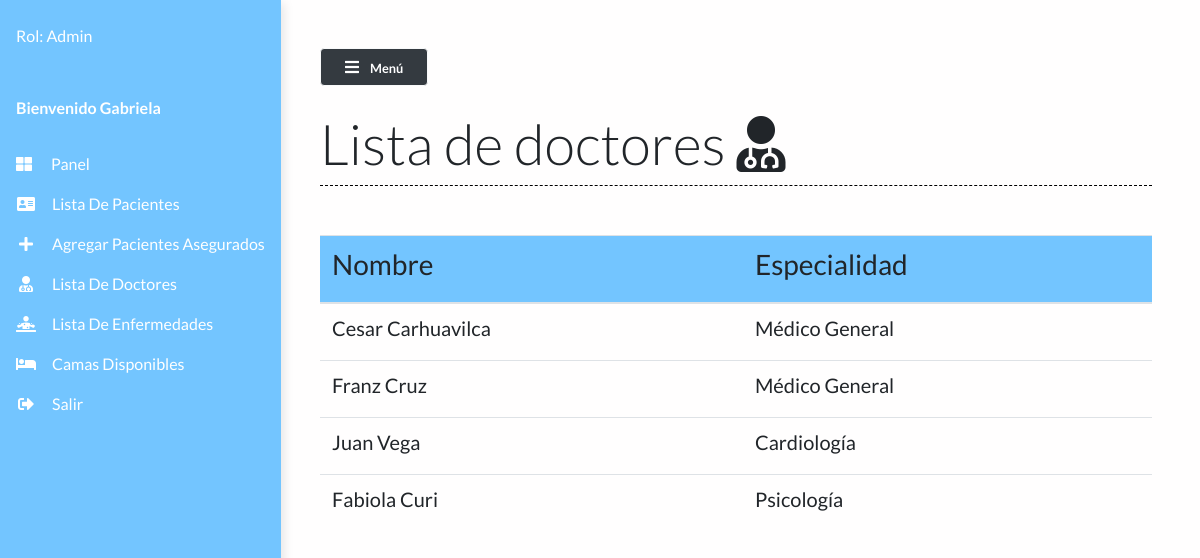
Page /doctor_list/ (signed in) on the committed database.
### main/models.py (models this page shows, shortened)
class Doctor(models.Model):
    name = models.CharField(max_length=100)
    especialidad = models.CharField(max_length=50)

### main/views.py (the view)
# urls.py: path("doctor_list/", views.doctor_list, name="doctor_list"),
def doctor_list(request):
    doctors = Doctor.objects.all()
    context = {'doctors':doctors}
    return render(request, 'main/doctor_list.html', context)

### main/templates/main/doctor_list.html
{% extends 'main/base.html' %}
{% load static %}
{% block contentTitle %}
Lista de doctores <i class="fa fa-user-md"></i>
{% endblock contentTitle %}
{% block content %}
<div class="table-responsive mt-3">
    <table class="table table-hover">
        <thead>
            <th>
                <h3>Nombre</h3>
            </th>
            <th>
                <h3>Especialidad</h3>
            </th>
        </thead>
        <tbody>
            {% for doctor in doctors %}
            <tr class="mx-auto">
                <td scope="row">
                    <h5>{{ doctor.name}}</h5>
                </td>
                <td scope="row">
                    <h5>{{ doctor.especialidad}}</h5>
                </td>
            </tr>
            {% endfor %}
        </tbody>
    </table>
</div>
{% endblock content %}

### main/templates/main/base.html (shortened to what this page needs)
{% load static %}
<!DOCTYPE html>
<html lang="en">
<head>
  <link rel="stylesheet" href="https://maxcdn.bootstrapcdn.com/bootstrap/4.0.0/css/bootstrap.min.css"
 />
  <link rel="stylesheet" href="https://cdnjs.cloudflare.com/ajax/libs/font-awesome/5.14.0/css/all.min.css"
 />
  <link rel="stylesheet" href="{% static 'styles/base.css' %}" type="text/css" />
  <link rel="stylesheet" href="//code.jquery.com/ui/1.12.1/themes/base/jquery-ui.css">
</head>
<body>
  <div class="vertical-nav" id="sidebar">
    <div class="py-4 px-3 mb-4">
      <div class="media d-flex align-items-center">
        <div class="media-body text-white">
          {% if request.user.is_authenticated %}
          <p class="font-weight-normal mb-0">
            Rol:
            {% if request.user.is_superuser == True %}
            Admin
            {% elif request.user.is_superuser == False and request.user.is_staff == True %}
            Staff
            {% elif request.user.is_superuser == False and request.user.is_staff == False %}
            Doctor
            {% endif %}
          </p>
          {% endif %}
        </div>
      </div>
    </div>
    <p class="text-white font-weight-bold px-3 pb-4 mb-0">
      Bienvenido {{user.first_name}}
    </p>
    <ul class="nav flex-column mb-0">
      <li class="nav-item">
            <a href="{% url 'dashboard' %}" class="nav-link text-white">
              <i class="fa fa-th-large mr-3 text-primary"></i> Panel </a>
      </li>
      {% if request.user.is_authenticated == True %}
      <li class="nav-item">
        <a href="{% url 'patient_list' %}" class="nav-link text-white">
          <i class="fa fa-address-card mr-3 text-primary fa-fw"></i>Lista de pacientes
        </a>
      </li>
      <li class="nav-item">
        <a href="{% url 'add_patient' %}" class="nav-link text-white">
          <i class="fa fa-plus mr-3 text-primary fa-fw"></i>Agregar pacientes asegurados
        </a>
      </li>
      <li class="nav-item">
        <a href="{% url 'doctor_list' %}" class="nav-link text-white">
          <i class="fa fa-user-md mr-3 text-primary fa-fw"></i>Lista de doctores
        </a>
      </li>
      <li class="nav-item">
        <a href="{% url 'enfm_list' %}" class="nav-link text-white">
          <i class="fas fa-diagnoses mr-3 text-primary fa-fw"></i>Lista de enfermedades
        </a>
      </li>
      {% endif %}
      <li class="nav-item">
        <a href="{% url 'bed_list' %}" class="nav-link text-white">
          <i class="fa fa-bed mr-3 text-primary fa-fw"></i>Camas disponibles
        </a>
      </li>
      {% if request.user.is_authenticated == False %}
      <li class="nav-item">
        <a href="{% url 'login' %}" class="nav-link text-white">
          <i class="fa fa-sign-in-alt mr-3 text-primary fa-fw"></i>Login
        </a>
      </li>
      {% else %}
      <li class="nav-item">
        <a href="{% url 'logout' %}" class="nav-link text-white">
          <i class="fa fa-sign-out-alt mr-3 text-primary fa-fw"></i>Salir
        </a>
      </li>
      {% endif %}
    </ul>
  </div>
  <div class="page-content p-5" id="content">
    <button id="sidebarCollapse" class="btn btn-light bg-dark rounded-pill shadow-sm px-4 mb-4" type="button">
      <i class="fa fa-bars mr-2 text-primary"></i>
      <small class="font-weight-bold text-primary">
        Menú
      </small>
    </button>
    <h2 class="display-4 ">{% block contentTitle %}{% endblock contentTitle %}
    </h2>
    <div class="seperator mt-1 mb-4"></div>
    {% block content %}{% endblock content %}
  </div>
</body>
</html>

### static/styles/base.css (style rules this page uses)
body { background: #fffefe; min-height: 100vh; overflow-x: hidden; font-family:Lato,'Helvetica Neue',Helvetica,Arial,sans-serif; }
.vertical-nav { background: #64bfffe6 !important; min-width: 17rem; height: 100vh; position: fixed; top: 0; left: 0; box-shadow: 3px 3px 10px rgba(0, 0, 0, 0.1); transition: all 0.4s; }
.page-content { width: calc(100% -17rem); margin-left: 17rem; transition: all 0.4s; }
.seperator { margin: 3rem 0; border-bottom: 1px dashed #000000; }
.nav-link { text-transform: capitalize; }
.text-primary { color: #fff !important; }
thead { background-color: #64bfffe6; }
table { margin-top: 3%; }

### rows in the picture
Doctor: name "Cesar Carhuavilca", especialidad "Médico General"
Doctor: name "Franz Cruz", especialidad "Médico General"
Doctor: name "Juan Vega", especialidad "Cardiología"
Doctor: name "Fabiola Curi", especialidad "Psicología"

### other values in the picture
{{ user.first_name }} "Gabriela"
